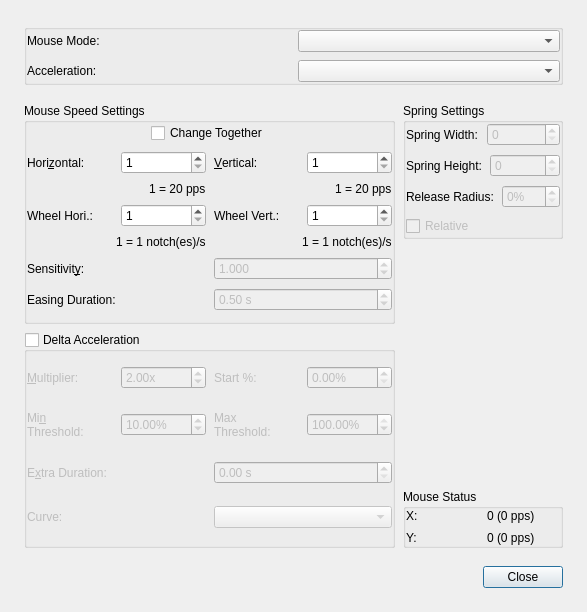
<?xml version="1.0" encoding="UTF-8"?>
<ui version="4.0">
 <class>MouseSettingsDialog</class>
 <widget class="QDialog" name="MouseSettingsDialog">
  <property name="windowModality">
   <enum>Qt::WindowModal</enum>
  </property>
  <property name="geometry">
   <rect>
    <x>0</x>
    <y>0</y>
    <width>587</width>
    <height>612</height>
   </rect>
  </property>
  <property name="windowTitle">
   <string>Mouse Settings</string>
  </property>
  <layout class="QVBoxLayout" name="verticalLayout_9">
   <property name="spacing"><number>8</number></property>
   <property name="leftMargin"><number>24</number></property>
   <property name="topMargin"><number>24</number></property>
   <property name="rightMargin"><number>24</number></property>
   <property name="bottomMargin"><number>24</number></property>
   <item>
    <widget class="QGroupBox" name="topGroupBox">
     <layout class="QVBoxLayout" name="verticalLayout_5">
      <property name="spacing"><number>8</number></property>
      <property name="leftMargin"><number>0</number></property>
      <property name="topMargin"><number>0</number></property>
      <property name="rightMargin"><number>0</number></property>
      <property name="bottomMargin"><number>0</number></property>
      <item>
       <layout class="QHBoxLayout" name="horizontalLayout">
        <property name="spacing"><number>8</number></property>
        <property name="leftMargin"><number>0</number></property>
        <property name="topMargin"><number>0</number></property>
        <property name="rightMargin"><number>0</number></property>
        <property name="bottomMargin"><number>0</number></property>
        <item>
         <widget class="QLabel" name="label">
          <property name="text">
           <string>Mouse Mode:</string>
          </property>
         </widget>
        </item>
        <item>
         <widget class="QComboBox" name="mouseModeComboBox">
          <property name="toolTip">
           <string>Cursor: the stick moves the pointer from where it is, faster the further you push. Spring: the stick sets the pointer's distance from screen center, and it returns to center at rest.</string>
          </property>
          <item>
           <property name="text">
            <string/>
           </property>
          </item>
          <item>
           <property name="text">
            <string>Cursor</string>
           </property>
          </item>
          <item>
           <property name="text">
            <string>Spring</string>
           </property>
          </item>
         </widget>
        </item>
       </layout>
      </item>
      <item>
       <layout class="QHBoxLayout" name="horizontalLayout_2">
        <property name="spacing"><number>8</number></property>
        <property name="leftMargin"><number>0</number></property>
        <property name="topMargin"><number>0</number></property>
        <property name="rightMargin"><number>0</number></property>
        <property name="bottomMargin"><number>0</number></property>
        <item>
         <widget class="QLabel" name="label_2">
          <property name="minimumSize">
           <size>
            <width>160</width>
            <height>0</height>
           </size>
          </property>
          <property name="text">
           <string>Acceleration:</string>
          </property>
         </widget>
        </item>
        <item>
         <widget class="QComboBox" name="accelerationComboBox">
          <property name="toolTip">
           <string>Enhanced: slow at low travel, fast at high travel. Linear: proportional to stick travel. Quadratic and Cubic: gentle at first, steeper near the edge. Quadratic Extreme: 1.5x speed past 95% travel. Power Function: custom curve. Easing Quadratic and Easing Cubic: speed ramps up over time at full travel.</string>
          </property>
          <item>
           <property name="text">
            <string/>
           </property>
          </item>
          <item>
           <property name="text">
            <string>Enhanced Precision</string>
           </property>
          </item>
          <item>
           <property name="text">
            <string>Linear</string>
           </property>
          </item>
          <item>
           <property name="text">
            <string>Quadratic</string>
           </property>
          </item>
          <item>
           <property name="text">
            <string>Cubic</string>
           </property>
          </item>
          <item>
           <property name="text">
            <string>Quadratic Extreme</string>
           </property>
          </item>
          <item>
           <property name="text">
            <string>Power Function</string>
           </property>
          </item>
          <item>
           <property name="text">
            <string>Easing Quadratic</string>
           </property>
          </item>
          <item>
           <property name="text">
            <string>Easing Cubic</string>
           </property>
          </item>
         </widget>
        </item>
       </layout>
      </item>
     </layout>
    </widget>
   </item>
   <item>
    <spacer name="verticalSpacer">
     <property name="orientation">
      <enum>Qt::Vertical</enum>
     </property>
     <property name="sizeType">
      <enum>QSizePolicy::Fixed</enum>
     </property>
     <property name="sizeHint" stdset="0">
      <size>
       <width>20</width>
       <height>10</height>
      </size>
     </property>
    </spacer>
   </item>
   <item>
    <layout class="QHBoxLayout" name="horizontalLayout_8" stretch="1,0">
     <property name="spacing"><number>8</number></property>
     <property name="leftMargin"><number>0</number></property>
     <property name="topMargin"><number>0</number></property>
     <property name="rightMargin"><number>0</number></property>
     <property name="bottomMargin"><number>0</number></property>
     <item>
      <layout class="QVBoxLayout" name="verticalLayout_8">
       <property name="spacing"><number>8</number></property>
       <property name="leftMargin"><number>0</number></property>
       <property name="topMargin"><number>0</number></property>
       <property name="rightMargin"><number>0</number></property>
       <property name="bottomMargin"><number>0</number></property>
       <item>
        <widget class="QGroupBox" name="mouseSpeedGroupBox">
         <property name="title">
          <string>Mouse Speed Settings</string>
         </property>
         <property name="flat">
          <bool>false</bool>
         </property>
         <property name="checkable">
          <bool>false</bool>
         </property>
         <layout class="QVBoxLayout" name="mouseSpeedVerticalLayout">
          <property name="spacing"><number>8</number></property>
          <property name="leftMargin"><number>0</number></property>
          <property name="topMargin"><number>0</number></property>
          <property name="rightMargin"><number>0</number></property>
          <property name="bottomMargin"><number>0</number></property>
          <item alignment="Qt::AlignHCenter">
           <widget class="QCheckBox" name="changeMouseSpeedsTogetherCheckBox">
            <property name="enabled">
             <bool>true</bool>
            </property>
            <property name="toolTip">
             <string>Enable to change the horizontal and vertical speed
boxes at the same time.</string>
            </property>
            <property name="text">
             <string>Change Together</string>
            </property>
           </widget>
          </item>
          <item>
           <layout class="QHBoxLayout" name="horizontalLayout_10">
            <property name="spacing"><number>8</number></property>
            <property name="leftMargin"><number>0</number></property>
            <property name="topMargin"><number>0</number></property>
            <property name="rightMargin"><number>0</number></property>
            <property name="bottomMargin"><number>0</number></property>
            <item>
             <layout class="QVBoxLayout" name="verticalLayout_2">
              <property name="spacing"><number>8</number></property>
              <property name="leftMargin"><number>0</number></property>
              <property name="topMargin"><number>0</number></property>
              <property name="rightMargin"><number>0</number></property>
              <property name="bottomMargin"><number>0</number></property>
              <item>
               <layout class="QHBoxLayout" name="horizontalLayout_4">
                <property name="spacing"><number>8</number></property>
                <property name="leftMargin"><number>0</number></property>
                <property name="topMargin"><number>0</number></property>
                <property name="rightMargin"><number>0</number></property>
                <property name="bottomMargin"><number>0</number></property>
                <item>
                 <widget class="QLabel" name="label_5">
                  <property name="text">
                   <string>Hori&amp;zontal:</string>
                  </property>
                  <property name="buddy">
                   <cstring>horizontalSpinBox</cstring>
                  </property>
                 </widget>
                </item>
                <item>
                 <widget class="QSpinBox" name="horizontalSpinBox">
                  <property name="enabled">
                   <bool>true</bool>
                  </property>
                  <property name="minimum">
                   <number>1</number>
                  </property>
                  <property name="value">
                   <number>1</number>
                  </property>
                 </widget>
                </item>
               </layout>
              </item>
              <item alignment="Qt::AlignRight">
               <widget class="QLabel" name="horizontalSpeedLabel">
                <property name="text">
                 <string>1 = 20 pps</string>
                </property>
               </widget>
              </item>
             </layout>
            </item>
            <item>
             <layout class="QVBoxLayout" name="verticalLayout_4">
              <property name="spacing"><number>8</number></property>
              <property name="leftMargin"><number>0</number></property>
              <property name="topMargin"><number>0</number></property>
              <property name="rightMargin"><number>0</number></property>
              <property name="bottomMargin"><number>0</number></property>
              <item>
               <layout class="QHBoxLayout" name="horizontalLayout_9">
                <property name="spacing"><number>8</number></property>
                <property name="leftMargin"><number>0</number></property>
                <property name="topMargin"><number>0</number></property>
                <property name="rightMargin"><number>0</number></property>
                <property name="bottomMargin"><number>0</number></property>
                <item>
                 <widget class="QLabel" name="label_7">
                  <property name="text">
                   <string>&amp;Vertical:</string>
                  </property>
                  <property name="buddy">
                   <cstring>verticalSpinBox</cstring>
                  </property>
                 </widget>
                </item>
                <item>
                 <widget class="QSpinBox" name="verticalSpinBox">
                  <property name="enabled">
                   <bool>true</bool>
                  </property>
                  <property name="minimum">
                   <number>1</number>
                  </property>
                  <property name="value">
                   <number>1</number>
                  </property>
                 </widget>
                </item>
               </layout>
              </item>
              <item alignment="Qt::AlignRight">
               <widget class="QLabel" name="verticalSpeedLabel">
                <property name="text">
                 <string>1 = 20 pps</string>
                </property>
               </widget>
              </item>
             </layout>
            </item>
           </layout>
          </item>
          <item>
           <layout class="QHBoxLayout" name="horizontalLayout_14">
            <property name="spacing"><number>8</number></property>
            <property name="leftMargin"><number>0</number></property>
            <property name="topMargin"><number>0</number></property>
            <property name="rightMargin"><number>0</number></property>
            <property name="bottomMargin"><number>0</number></property>
            <item>
             <layout class="QVBoxLayout" name="verticalLayout">
              <property name="spacing"><number>8</number></property>
              <property name="leftMargin"><number>0</number></property>
              <property name="topMargin"><number>0</number></property>
              <property name="rightMargin"><number>0</number></property>
              <property name="bottomMargin"><number>0</number></property>
              <item>
               <layout class="QHBoxLayout" name="horizontalLayout_7">
                <property name="spacing"><number>8</number></property>
                <property name="leftMargin"><number>0</number></property>
                <property name="topMargin"><number>0</number></property>
                <property name="rightMargin"><number>0</number></property>
                <property name="bottomMargin"><number>0</number></property>
                <item>
                 <widget class="QLabel" name="wheelHoriSpeedLabel">
                  <property name="text">
                   <string>Wheel Hori.:</string>
                  </property>
                  <property name="buddy">
                   <cstring>wheelHoriSpeedSpinBox</cstring>
                  </property>
                 </widget>
                </item>
                <item>
                 <widget class="QSpinBox" name="wheelHoriSpeedSpinBox">
                  <property name="toolTip">
                   <string>Set the speed used for horizontal mouse wheel movement
according to number of simulated notches per second.</string>
                  </property>
                  <property name="specialValueText">
                   <string/>
                  </property>
                  <property name="minimum">
                   <number>1</number>
                  </property>
                  <property name="maximum">
                   <number>100</number>
                  </property>
                  <property name="singleStep">
                   <number>1</number>
                  </property>
                  <property name="value">
                   <number>1</number>
                  </property>
                 </widget>
                </item>
               </layout>
              </item>
              <item alignment="Qt::AlignRight">
               <widget class="QLabel" name="wheelHoriSpeedUnitsLabel">
                <property name="text">
                 <string>1 = 1 notch(es)/s</string>
                </property>
               </widget>
              </item>
             </layout>
            </item>
            <item>
             <layout class="QVBoxLayout" name="verticalLayout_6">
              <property name="spacing"><number>8</number></property>
              <property name="leftMargin"><number>0</number></property>
              <property name="topMargin"><number>0</number></property>
              <property name="rightMargin"><number>0</number></property>
              <property name="bottomMargin"><number>0</number></property>
              <item>
               <layout class="QHBoxLayout" name="horizontalLayout_13">
                <property name="spacing"><number>8</number></property>
                <property name="leftMargin"><number>0</number></property>
                <property name="topMargin"><number>0</number></property>
                <property name="rightMargin"><number>0</number></property>
                <property name="bottomMargin"><number>0</number></property>
                <item>
                 <widget class="QLabel" name="wheelVertSpeedLabel">
                  <property name="text">
                   <string>Wheel Vert.:</string>
                  </property>
                  <property name="buddy">
                   <cstring>wheelVertSpeedSpinBox</cstring>
                  </property>
                 </widget>
                </item>
                <item>
                 <widget class="QSpinBox" name="wheelVertSpeedSpinBox">
                  <property name="toolTip">
                   <string>Set the speed used for vertical mouse wheel movement
according to number of simulated notches per second.</string>
                  </property>
                  <property name="minimum">
                   <number>1</number>
                  </property>
                  <property name="maximum">
                   <number>100</number>
                  </property>
                 </widget>
                </item>
               </layout>
              </item>
              <item alignment="Qt::AlignRight">
               <widget class="QLabel" name="wheelVertSpeedUnitsLabel">
                <property name="text">
                 <string>1 = 1 notch(es)/s</string>
                </property>
               </widget>
              </item>
             </layout>
            </item>
           </layout>
          </item>
          <item>
           <layout class="QHBoxLayout" name="senHorizontalLayout">
            <property name="spacing"><number>8</number></property>
            <property name="leftMargin"><number>0</number></property>
            <property name="topMargin"><number>0</number></property>
            <property name="rightMargin"><number>0</number></property>
            <property name="bottomMargin"><number>0</number></property>
            <item>
             <widget class="QLabel" name="sensLabel">
              <property name="text">
               <string>Sensitivit&amp;y:</string>
              </property>
              <property name="buddy">
               <cstring>sensitivityDoubleSpinBox</cstring>
              </property>
             </widget>
            </item>
            <item>
             <widget class="QDoubleSpinBox" name="sensitivityDoubleSpinBox">
              <property name="enabled">
               <bool>false</bool>
              </property>
              <property name="toolTip">
               <string>For Power Function acceleration curve. Specifies
the factor to use for curve sensitivity. When the value
is above 1.0, the mouse movement will be accelerated
faster at the low end of an axis.</string>
              </property>
              <property name="decimals">
               <number>3</number>
              </property>
              <property name="minimum">
               <double>0.001000000000000</double>
              </property>
              <property name="maximum">
               <double>1000.000000000000000</double>
              </property>
              <property name="singleStep">
               <double>0.100000000000000</double>
              </property>
              <property name="value">
               <double>1.000000000000000</double>
              </property>
             </widget>
            </item>
           </layout>
          </item>
          <item>
           <layout class="QHBoxLayout" name="easingHorizontalLayout">
            <property name="spacing"><number>8</number></property>
            <property name="leftMargin"><number>0</number></property>
            <property name="topMargin"><number>0</number></property>
            <property name="rightMargin"><number>0</number></property>
            <property name="bottomMargin"><number>0</number></property>
            <item>
             <widget class="QLabel" name="easingDurationLabel">
              <property name="text">
               <string>Easing Duration:</string>
              </property>
              <property name="buddy">
               <cstring>sensitivityDoubleSpinBox</cstring>
              </property>
             </widget>
            </item>
            <item>
             <widget class="QDoubleSpinBox" name="easingDoubleSpinBox">
              <property name="enabled">
               <bool>false</bool>
              </property>
              <property name="toolTip">
               <string>Specifies the amount of time (in seconds) that will
be required before the mouse is fully accelerated
after reaching the high end of an axis.</string>
              </property>
              <property name="suffix">
               <string> s</string>
              </property>
              <property name="decimals">
               <number>2</number>
              </property>
              <property name="minimum">
               <double>0.000000000000000</double>
              </property>
              <property name="maximum">
               <double>5.000000000000000</double>
              </property>
              <property name="singleStep">
               <double>0.100000000000000</double>
              </property>
              <property name="value">
               <double>0.500000000000000</double>
              </property>
             </widget>
            </item>
           </layout>
          </item>
          <item>
           <spacer name="verticalSpacer_4">
            <property name="orientation">
             <enum>Qt::Vertical</enum>
            </property>
            <property name="sizeType">
             <enum>QSizePolicy::Fixed</enum>
            </property>
            <property name="sizeHint" stdset="0">
             <size>
              <width>20</width>
              <height>10</height>
             </size>
            </property>
           </spacer>
          </item>
         </layout>
        </widget>
       </item>
       <item>
        <widget class="QGroupBox" name="extraAccelerationGroupBox">
         <property name="enabled">
          <bool>true</bool>
         </property>
         <property name="toolTip">
          <string>Extra acceleration for fast stick flicks. Helps when a stick's small range limits cursor speed.</string>
         </property>
         <property name="title">
          <string>Delta Acceleration</string>
         </property>
         <property name="flat">
          <bool>false</bool>
         </property>
         <property name="checkable">
          <bool>true</bool>
         </property>
         <property name="checked">
          <bool>false</bool>
         </property>
         <layout class="QVBoxLayout" name="verticalLayout_12">
          <property name="spacing"><number>8</number></property>
          <property name="leftMargin"><number>0</number></property>
          <property name="topMargin"><number>0</number></property>
          <property name="rightMargin"><number>0</number></property>
          <property name="bottomMargin"><number>0</number></property>
          <item>
           <layout class="QHBoxLayout" name="horizontalLayout_20">
            <property name="spacing"><number>8</number></property>
            <property name="leftMargin"><number>0</number></property>
            <property name="topMargin"><number>0</number></property>
            <property name="rightMargin"><number>0</number></property>
            <property name="bottomMargin"><number>0</number></property>
            <item>
             <layout class="QHBoxLayout" name="horizontalLayout_19">
              <property name="spacing"><number>8</number></property>
              <property name="leftMargin"><number>0</number></property>
              <property name="topMargin"><number>0</number></property>
              <property name="rightMargin"><number>0</number></property>
              <property name="bottomMargin"><number>0</number></property>
              <item>
               <widget class="QLabel" name="extraAccelMultiLabel">
                <property name="text">
                 <string>&amp;Multiplier:</string>
                </property>
                <property name="buddy">
                 <cstring>extraAccelDoubleSpinBox</cstring>
                </property>
               </widget>
              </item>
              <item>
               <widget class="QDoubleSpinBox" name="extraAccelDoubleSpinBox">
                <property name="toolTip">
                 <string>Highest value to accelerate mouse movement by</string>
                </property>
                <property name="suffix">
                 <string>x</string>
                </property>
                <property name="minimum">
                 <double>1.000000000000000</double>
                </property>
                <property name="maximum">
                 <double>200.000000000000000</double>
                </property>
                <property name="value">
                 <double>2.000000000000000</double>
                </property>
               </widget>
              </item>
             </layout>
            </item>
            <item>
             <layout class="QHBoxLayout" name="horizontalLayout_18">
              <property name="spacing"><number>8</number></property>
              <property name="leftMargin"><number>0</number></property>
              <property name="topMargin"><number>0</number></property>
              <property name="rightMargin"><number>0</number></property>
              <property name="bottomMargin"><number>0</number></property>
              <item>
               <widget class="QLabel" name="minMultiLabel">
                <property name="text">
                 <string>Start %:</string>
                </property>
                <property name="buddy">
                 <cstring>minMultiDoubleSpinBox</cstring>
                </property>
               </widget>
              </item>
              <item>
               <widget class="QDoubleSpinBox" name="minMultiDoubleSpinBox">
                <property name="toolTip">
                 <string>Acceleration begins at this percentage of the base multiplier</string>
                </property>
                <property name="suffix">
                 <string>%</string>
                </property>
                <property name="minimum">
                 <double>0.000000000000000</double>
                </property>
                <property name="maximum">
                 <double>100.000000000000000</double>
                </property>
                <property name="singleStep">
                 <double>1.000000000000000</double>
                </property>
                <property name="value">
                 <double>0.000000000000000</double>
                </property>
               </widget>
              </item>
             </layout>
            </item>
           </layout>
          </item>
          <item>
           <layout class="QHBoxLayout" name="horizontalLayout_21">
            <property name="spacing"><number>8</number></property>
            <property name="leftMargin"><number>0</number></property>
            <property name="topMargin"><number>0</number></property>
            <property name="rightMargin"><number>0</number></property>
            <property name="bottomMargin"><number>0</number></property>
            <item>
             <layout class="QHBoxLayout" name="horizontalLayout_17">
              <property name="spacing"><number>8</number></property>
              <property name="leftMargin"><number>0</number></property>
              <property name="topMargin"><number>0</number></property>
              <property name="rightMargin"><number>0</number></property>
              <property name="bottomMargin"><number>0</number></property>
              <item>
               <widget class="QLabel" name="minThresholdLabel">
                <property name="text">
                 <string>Mi&amp;n
Threshold:</string>
                </property>
                <property name="buddy">
                 <cstring>minThresholdDoubleSpinBox</cstring>
                </property>
               </widget>
              </item>
              <item>
               <widget class="QDoubleSpinBox" name="minThresholdDoubleSpinBox">
                <property name="toolTip">
                 <string>Minimum amount of axis travel required for acceleration to begin</string>
                </property>
                <property name="suffix">
                 <string>%</string>
                </property>
                <property name="maximum">
                 <double>100.000000000000000</double>
                </property>
                <property name="value">
                 <double>10.000000000000000</double>
                </property>
               </widget>
              </item>
             </layout>
            </item>
            <item>
             <layout class="QHBoxLayout" name="horizontalLayout_11">
              <property name="spacing"><number>8</number></property>
              <property name="leftMargin"><number>0</number></property>
              <property name="topMargin"><number>0</number></property>
              <property name="rightMargin"><number>0</number></property>
              <property name="bottomMargin"><number>0</number></property>
              <item>
               <widget class="QLabel" name="maxThresholdLabel">
                <property name="text">
                 <string>Max
Threshold:</string>
                </property>
                <property name="buddy">
                 <cstring>maxThresholdDoubleSpinBox</cstring>
                </property>
               </widget>
              </item>
              <item>
               <widget class="QDoubleSpinBox" name="maxThresholdDoubleSpinBox">
                <property name="toolTip">
                 <string>Maximum axis travel before acceleration has reached the multiplier value</string>
                </property>
                <property name="suffix">
                 <string>%</string>
                </property>
                <property name="maximum">
                 <double>100.000000000000000</double>
                </property>
                <property name="value">
                 <double>100.000000000000000</double>
                </property>
               </widget>
              </item>
             </layout>
            </item>
           </layout>
          </item>
          <item>
           <layout class="QHBoxLayout" name="horizontalLayout_22">
            <property name="spacing"><number>8</number></property>
            <property name="leftMargin"><number>0</number></property>
            <property name="topMargin"><number>0</number></property>
            <property name="rightMargin"><number>0</number></property>
            <property name="bottomMargin"><number>0</number></property>
            <item>
             <widget class="QLabel" name="label_11">
              <property name="text">
               <string>E&amp;xtra Duration:</string>
              </property>
              <property name="buddy">
               <cstring>accelExtraDurationDoubleSpinBox</cstring>
              </property>
             </widget>
            </item>
            <item>
             <widget class="QDoubleSpinBox" name="accelExtraDurationDoubleSpinBox">
              <property name="toolTip">
               <string>Extend the time that extra acceleration is applied. Axis travel
will be taken into account. A slower flick will decrease the
actual time that extra acceleration will be applied.</string>
              </property>
              <property name="suffix">
               <string> s</string>
              </property>
              <property name="minimum">
               <double>0.000000000000000</double>
              </property>
              <property name="maximum">
               <double>5.000000000000000</double>
              </property>
              <property name="singleStep">
               <double>0.050000000000000</double>
              </property>
             </widget>
            </item>
           </layout>
          </item>
          <item>
           <layout class="QHBoxLayout" name="horizontalLayout_16">
            <property name="spacing"><number>8</number></property>
            <property name="leftMargin"><number>0</number></property>
            <property name="topMargin"><number>0</number></property>
            <property name="rightMargin"><number>0</number></property>
            <property name="bottomMargin"><number>0</number></property>
            <item>
             <widget class="QLabel" name="label_6">
              <property name="text">
               <string>Curve:</string>
              </property>
             </widget>
            </item>
            <item>
             <widget class="QComboBox" name="extraAccelCurveComboBox">
              <item>
               <property name="text">
                <string/>
               </property>
              </item>
              <item>
               <property name="text">
                <string>Linear</string>
               </property>
              </item>
              <item>
               <property name="text">
                <string>Ease Out Sine</string>
               </property>
              </item>
              <item>
               <property name="text">
                <string>Ease Out Quad</string>
               </property>
              </item>
              <item>
               <property name="text">
                <string>Ease Out Cubic</string>
               </property>
              </item>
             </widget>
            </item>
           </layout>
          </item>
         </layout>
        </widget>
       </item>
      </layout>
     </item>
     <item>
      <layout class="QVBoxLayout" name="verticalLayout_7">
       <property name="spacing"><number>8</number></property>
       <property name="leftMargin"><number>0</number></property>
       <property name="topMargin"><number>0</number></property>
       <property name="rightMargin"><number>0</number></property>
       <property name="bottomMargin"><number>0</number></property>
       <item>
        <widget class="QGroupBox" name="springGroupBox">
         <property name="title">
          <string>Spring Settings</string>
         </property>
         <layout class="QVBoxLayout" name="verticalLayout_11">
          <property name="spacing"><number>8</number></property>
          <property name="leftMargin"><number>0</number></property>
          <property name="topMargin"><number>0</number></property>
          <property name="rightMargin"><number>0</number></property>
          <property name="bottomMargin"><number>0</number></property>
          <item>
           <layout class="QVBoxLayout" name="verticalLayout_3">
            <property name="spacing"><number>8</number></property>
            <property name="leftMargin"><number>0</number></property>
            <property name="topMargin"><number>0</number></property>
            <property name="rightMargin"><number>0</number></property>
            <property name="bottomMargin"><number>0</number></property>
            <item>
             <layout class="QHBoxLayout" name="horizontalLayout_5">
              <property name="spacing"><number>8</number></property>
              <property name="leftMargin"><number>0</number></property>
              <property name="topMargin"><number>0</number></property>
              <property name="rightMargin"><number>0</number></property>
              <property name="bottomMargin"><number>0</number></property>
              <item>
               <widget class="QLabel" name="label_3">
                <property name="text">
                 <string>Spring Width:</string>
                </property>
                <property name="buddy">
                 <cstring>springWidthSpinBox</cstring>
                </property>
               </widget>
              </item>
              <item>
               <widget class="QSpinBox" name="springWidthSpinBox">
                <property name="enabled">
                 <bool>false</bool>
                </property>
                <property name="toolTip">
                 <string>Changes the width of the region that the cursor
can move in spring mode. 0 will use the entire width
of your screen.</string>
                </property>
                <property name="maximum">
                 <number>16777215</number>
                </property>
               </widget>
              </item>
             </layout>
            </item>
            <item>
             <layout class="QHBoxLayout" name="horizontalLayout_6">
              <property name="spacing"><number>8</number></property>
              <property name="leftMargin"><number>0</number></property>
              <property name="topMargin"><number>0</number></property>
              <property name="rightMargin"><number>0</number></property>
              <property name="bottomMargin"><number>0</number></property>
              <item>
               <widget class="QLabel" name="label_4">
                <property name="text">
                 <string>Spring Height:</string>
                </property>
                <property name="buddy">
                 <cstring>springHeightSpinBox</cstring>
                </property>
               </widget>
              </item>
              <item>
               <widget class="QSpinBox" name="springHeightSpinBox">
                <property name="enabled">
                 <bool>false</bool>
                </property>
                <property name="toolTip">
                 <string>Changes the height of the region that the cursor
can move in spring mode. 0 will use the entire height
of your screen.</string>
                </property>
                <property name="maximum">
                 <number>16777215</number>
                </property>
               </widget>
              </item>
             </layout>
            </item>
            <item>
             <layout class="QHBoxLayout" name="horizontalLayout_3">
              <property name="spacing"><number>8</number></property>
              <property name="leftMargin"><number>0</number></property>
              <property name="topMargin"><number>0</number></property>
              <property name="rightMargin"><number>0</number></property>
              <property name="bottomMargin"><number>0</number></property>
              <item>
               <widget class="QLabel" name="releaseSpringRadiusLabel">
                <property name="text">
                 <string>Release Radius:</string>
                </property>
                <property name="buddy">
                 <cstring>releaseSpringRadiusspinBox</cstring>
                </property>
               </widget>
              </item>
              <item>
               <widget class="QSpinBox" name="releaseSpringRadiusspinBox">
                <property name="enabled">
                 <bool>false</bool>
                </property>
                <property name="toolTip">
                 <string/>
                </property>
                <property name="suffix">
                 <string>%</string>
                </property>
                <property name="maximum">
                 <number>100</number>
                </property>
               </widget>
              </item>
             </layout>
            </item>
           </layout>
          </item>
          <item>
           <widget class="QCheckBox" name="relativeSpringCheckBox">
            <property name="enabled">
             <bool>false</bool>
            </property>
            <property name="toolTip">
             <string>Specifies that the spring area will be relative to the
mouse position set by a non-relative spring.</string>
            </property>
            <property name="text">
             <string>Relative</string>
            </property>
           </widget>
          </item>
         </layout>
        </widget>
       </item>
       <item>
        <spacer name="verticalSpacer_3">
         <property name="orientation">
          <enum>Qt::Vertical</enum>
         </property>
         <property name="sizeHint" stdset="0">
          <size>
           <width>20</width>
           <height>40</height>
          </size>
         </property>
        </spacer>
       </item>
       <item>
        <widget class="QGroupBox" name="groupBox_3">
         <property name="title">
          <string>Mouse Status</string>
         </property>
         <layout class="QVBoxLayout" name="verticalLayout_10">
          <property name="spacing"><number>8</number></property>
          <property name="leftMargin"><number>0</number></property>
          <property name="topMargin"><number>0</number></property>
          <property name="rightMargin"><number>0</number></property>
          <property name="bottomMargin"><number>0</number></property>
          <item>
           <layout class="QHBoxLayout" name="horizontalLayout_12">
            <property name="spacing"><number>8</number></property>
            <property name="leftMargin"><number>0</number></property>
            <property name="topMargin"><number>0</number></property>
            <property name="rightMargin"><number>0</number></property>
            <property name="bottomMargin"><number>0</number></property>
            <item>
             <widget class="QLabel" name="label_8">
              <property name="text">
               <string>X:</string>
              </property>
             </widget>
            </item>
            <item>
             <widget class="QLabel" name="mouseStatusXLabel">
              <property name="text">
               <string>0 (0 pps)</string>
              </property>
             </widget>
            </item>
           </layout>
          </item>
          <item>
           <layout class="QHBoxLayout" name="horizontalLayout_15">
            <property name="spacing"><number>8</number></property>
            <property name="leftMargin"><number>0</number></property>
            <property name="topMargin"><number>0</number></property>
            <property name="rightMargin"><number>0</number></property>
            <property name="bottomMargin"><number>0</number></property>
            <item>
             <widget class="QLabel" name="label_9">
              <property name="text">
               <string>Y:</string>
              </property>
             </widget>
            </item>
            <item>
             <widget class="QLabel" name="mouseStatusYLabel">
              <property name="text">
               <string>0 (0 pps)</string>
              </property>
             </widget>
            </item>
           </layout>
          </item>
         </layout>
        </widget>
       </item>
      </layout>
     </item>
    </layout>
   </item>
   <item>
    <spacer name="verticalSpacer_2">
     <property name="orientation">
      <enum>Qt::Vertical</enum>
     </property>
     <property name="sizeType">
      <enum>QSizePolicy::Fixed</enum>
     </property>
     <property name="sizeHint" stdset="0">
      <size>
       <width>20</width>
       <height>10</height>
      </size>
     </property>
    </spacer>
   </item>
   <item>
    <widget class="QDialogButtonBox" name="buttonBox">
     <property name="orientation">
      <enum>Qt::Horizontal</enum>
     </property>
     <property name="standardButtons">
      <set>QDialogButtonBox::Close</set>
     </property>
    </widget>
   </item>
  </layout>
 </widget>
 <resources/>
 <connections>
  <connection>
   <sender>buttonBox</sender>
   <signal>accepted()</signal>
   <receiver>MouseSettingsDialog</receiver>
   <slot>accept()</slot>
   <hints>
    <hint type="sourcelabel">
     <x>248</x>
     <y>254</y>
    </hint>
    <hint type="destinationlabel">
     <x>157</x>
     <y>274</y>
    </hint>
   </hints>
  </connection>
  <connection>
   <sender>buttonBox</sender>
   <signal>rejected()</signal>
   <receiver>MouseSettingsDialog</receiver>
   <slot>reject()</slot>
   <hints>
    <hint type="sourcelabel">
     <x>316</x>
     <y>260</y>
    </hint>
    <hint type="destinationlabel">
     <x>286</x>
     <y>274</y>
    </hint>
   </hints>
  </connection>
 </connections>
</ui>
